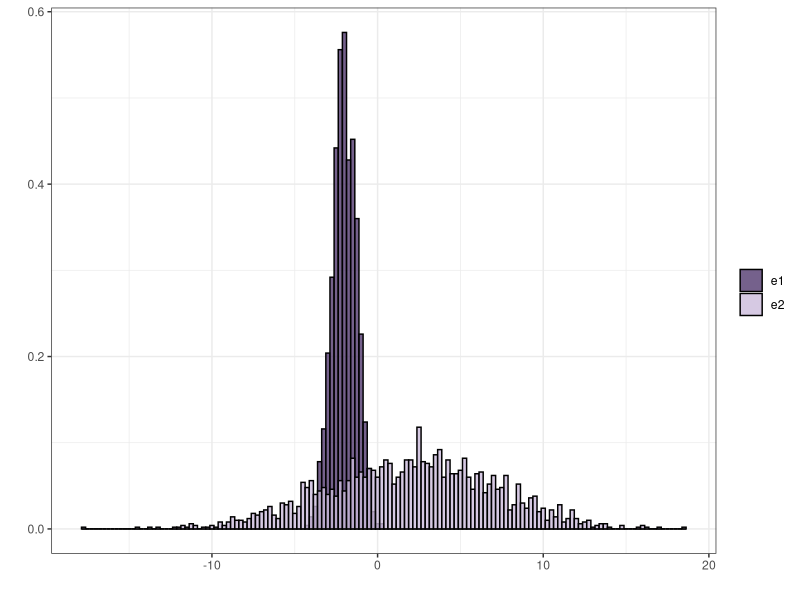
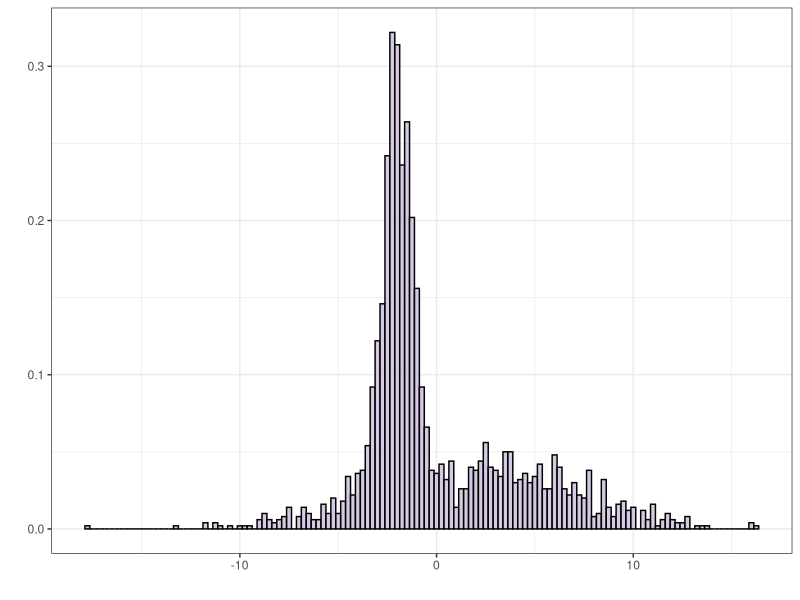
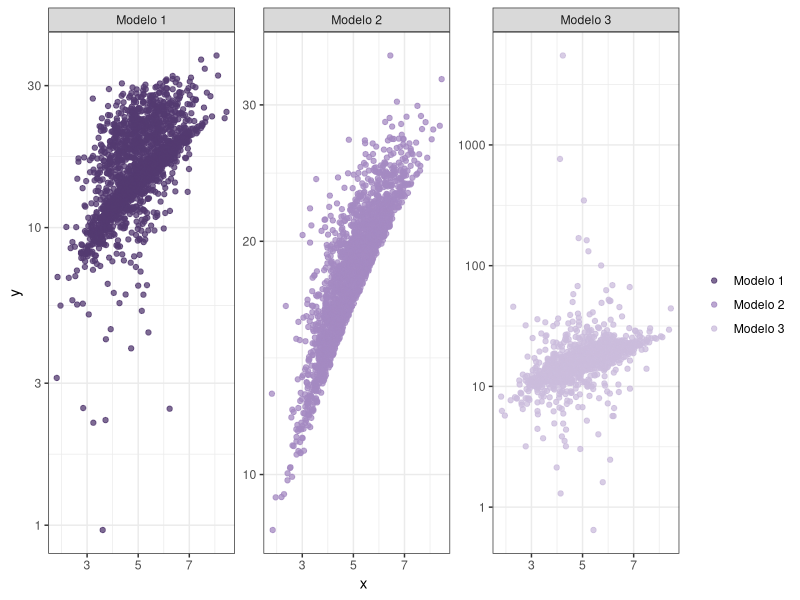
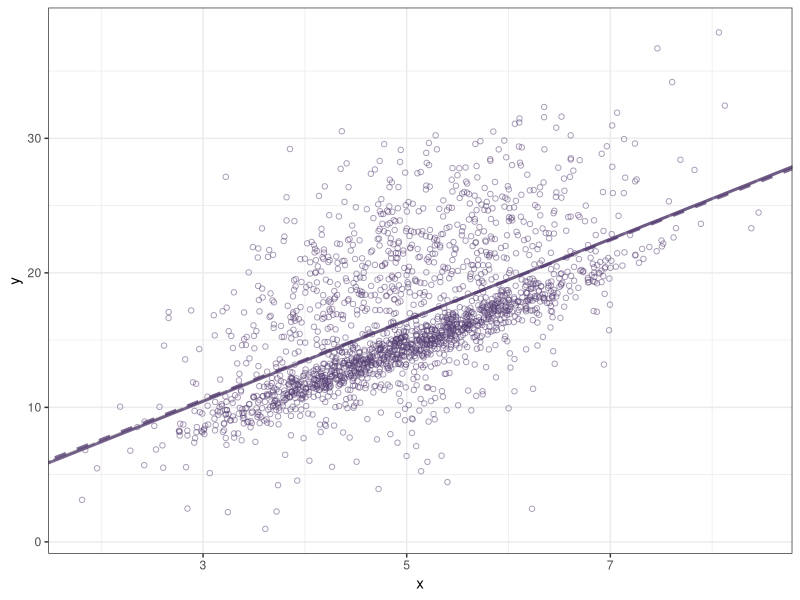
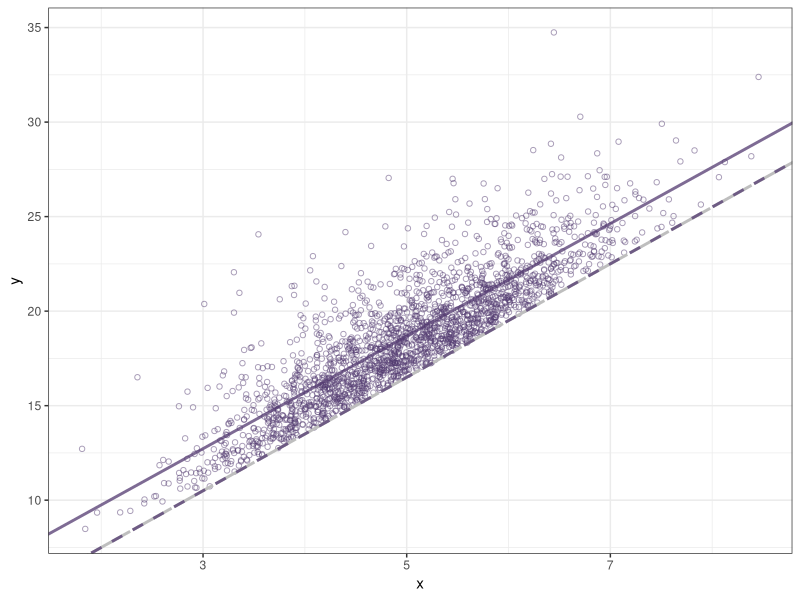
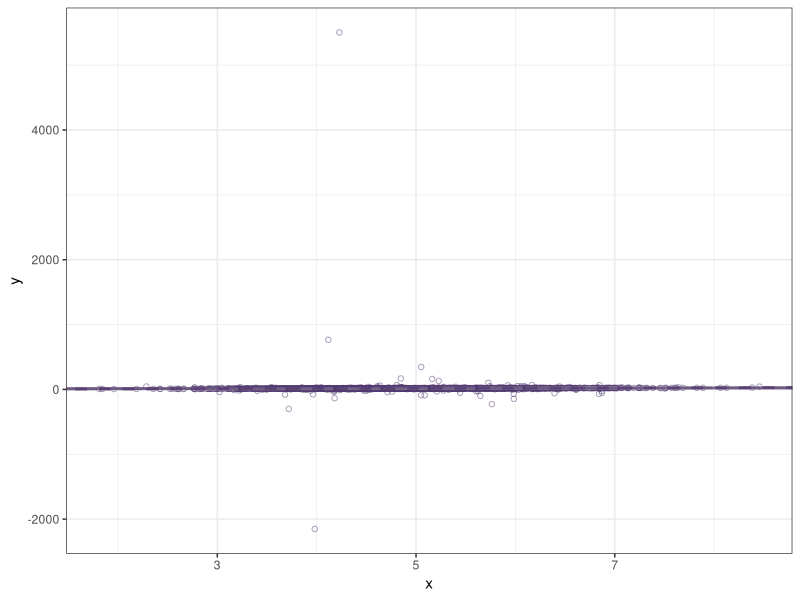

R code for these plots, in order:
library(tidyverse)

theme_set(theme_bw())

purple_rain_colors <- c(
    "#533a70",
    "#a489c2",
    "#cbbcdc",
    "#e5ddee")

# Simulating data generating processes

n = 2000 # Sample size

# Setting random seed
set.seed(1981)

# Exercise 2
# Generating x
x = rnorm(n = n, mean = 5, sd = sqrt(1))

# Defining betas

beta = c(1.5, 3)

# Simulating model 1
# Since \mu_1, \mu_2, \sigma_1 and \sigma_2 were not specified,
# I'm considering the following
mu_1 = -2
mu_2 = 2
sigma_1 = sqrt(.5)
sigma_2 = sqrt(25)

e1 = rnorm(n = n, mean = mu_1, sd = sigma_1)
e2 = rnorm(n = n, mean = mu_2, sd = sigma_2)

# Defining an auxiliary random variable P ~ Bernoulli(1/2)

P = rbinom(n = n, size = 1, prob = 1/2)

e = P * e1 + (1-P) * e2

y_1 = beta[1] + beta[2] * x + e

tibble(e1, e2) %>%
  pivot_longer(cols = c('e1', 'e2')) %>%
  ggplot(aes(x = value, group = name)) +
    geom_histogram(aes(y = after_stat(density), fill = name),
                   alpha = .8, position = 'identity', binwidth = 0.25, color = 'black') +
  labs(fill = '', x = '', y = '') + scale_fill_manual(values = purple_rain_colors[c(1,3)])

ggplot() +
  geom_histogram(aes(y = after_stat(density), x = e),
                 alpha = .8, position = 'identity', binwidth = 0.25, color = 'black', fill = purple_rain_colors[3]) +
  labs(fill = '', x = '', y = '')

tibble(e, e1, e2)

# Simulating model 2
# Since a and b were not specified, I'm considering the following

a = 1.75
b = .8

u = rgamma(n = n, shape = a, rate = b)

y_2 = beta[1] + beta[2] * x + u

# Simulating model 3

v = rt(n = n, df = 1)

y_3 = beta[1] + beta[2] * x + v

rbind(
  tibble(y = y_1, x = x, group = 'Modelo 1'),
  tibble(y = y_2, x = x, group = 'Modelo 2'),
  tibble(y = y_3, x = x, group = 'Modelo 3')
) %>%
  ggplot(aes(x = x, y = y, color = group)) +
    geom_point(alpha = .75) + facet_wrap(~group, scales = 'free') + scale_y_log10() +
  scale_color_manual(values = as.character(purple_rain_colors[1:3])) + labs(color = '')

summary(data.frame(x, y_1, y_2, y_3))

# Exercise 3.2
# I'm assuming y - Xb ~ N(0, sigma^2)
# For the remaining exercises, I'll be using OLS estimates as initial conditions

# Objective funciton
l_norm0 <- function(theta, y, x){
  -length(y)/2*log(2*pi*theta[3]) + sum(-1/(2*theta[3])*(y - theta[1] - theta[2]*x)^2)
}

l_norm0 <- function(theta, y, x){
  (1/sqrt(2*pi*theta[3]))^length(n)*exp(-1/(2*theta[3])*sum((y - theta[1] - theta[2]*x)^2))
}

# Model 1

# Initial condition
init_norm = lm(y_1 ~ x) %>%
  {c(coef(.), sigma2 = summary(.)$sigma^2)} # Adding OLS estimate for \sigma^2

mod1_norm <- optim(par = init_norm,
      fn = function(theta){-l_norm0(theta = theta, y = y_1, x=x)})

# Model 2

# Initial condition

init_gamma = lm(y_2 ~ x) %>%
  {c(coef(.), sigma2 = summary(.)$sigma^2)}

mod2_norm <- optim(par = init_gamma,
      fn = function(theta){-l_norm0(theta = theta, y = y_2, x=x)})

# Model 3

# Initial condition

init_t = lm(y_3 ~ x) %>%
  {c(coef(.), sigma2 = summary(.)$sigma^2)}

mod3_norm <- optim(par = init_t,
      fn = function(theta){-l_norm0(theta = theta, y = y_3, x=x)})

# Exercise 4

# Model 1

# Objective funciton
l_normmix <- function(theta, mu1, mu2, sigma2_1, sigma2_2, y, x){
  -length(y)*log(2)+ sum(log(1/sqrt(2*pi*sigma2_1)*
                               exp(-1/(2*sigma2_1)*
                                     (y - theta[1] - theta[2] * x - mu1)^2) +
                           1/sqrt(2*pi*sigma2_2)*
                           exp(-1/(2*sigma2_2) *
                                 (y - theta[1] - theta[2] * x - mu2)^2)))
}

# Initial condition previously defined #

mod1_true <- optim(par = init_norm[-3],
                   fn = function(theta){-l_normmix(theta = theta, mu1 = mu_1, mu2 = mu_2, sigma2_1 = sigma_1^2, sigma2_2 = sigma_2^2, y = y_1, x=x)})

# Model 2

# Objective funciton
l_gamma <- function(theta, a, b, y, x){
  if(prod(y - theta[1] - theta[2]*x > 0)){ # Checking whether u_i > 0 \forall i = 1, ..., n
    return(length(y)*log(b^a/gamma(a)) + (a-1)*sum(log(y - theta[1] - theta[2]*x)) - b*sum(y - theta[1] - theta[2] * x))
  }else{
    return(-Inf)
    }
}

# Initial condition previously defined #

# The objective function evaluated at the initial condition returns an error.
# So I'll be subtracting 1

mod2_true <- optim(par = init_gamma[-3]-1,
      fn = function(theta){-l_gamma(theta = theta, a = 1.75, b = .8, y = y_2, x = x)})

# Model 3

# Objective funciton
l_t <- function(theta, y, x){
  length(y)*(log(gamma((theta[3]+1)/2)) - log(sqrt(theta[3]*pi)) - log(gamma(theta[3]/2))) -
    (theta[3]+1)/2*sum(log(1 + ((y - theta[1] - theta[2]*x)^2)/theta[3]))
}

init_t2 = c(coef(
  lm(y_3 ~ x)
), df = 0.0001) # Setting a pretty small degree of freedom as an initial guess

mod3_true <- optim(par = init_t2,
      fn = function(theta){-l_t(theta = theta, y = y_3, x=x)})

plot_curves <- function(...){
  ggplot() +
    geom_point(aes(y =eval(parse(text = paste0('y_', ...))), x=x), alpha = .5, color = purple_rain_colors[1], shape = 21) +
    geom_abline(slope = beta[2],
                intercept = beta[1],
                linetype = 'F1',
                color = 'grey',
                linewidth = 1) +
    geom_abline(slope = eval(parse(text = paste0('mod', ..., '_true$par[2]'))),
                intercept = eval(parse(text =paste0('mod', ..., '_true$par[1]'))),
                linetype = 'dashed',
                color = purple_rain_colors[1],
                linewidth = 1,
                alpha = .75) +
    geom_abline(slope = eval(parse(text = paste0('mod', ..., '_norm$par[2]'))),
                intercept = eval(parse(text = paste0('mod', ..., '_norm$par[1]'))),
                linetype = 'solid',
                color = purple_rain_colors[1],
                linewidth = 1,
                alpha = .75) +
    labs(x = 'x', y = 'y')
}

invoke_map(.f = plot_curves, .x = 1:3)

eval(parse(text = paste0('y_', 1)))
